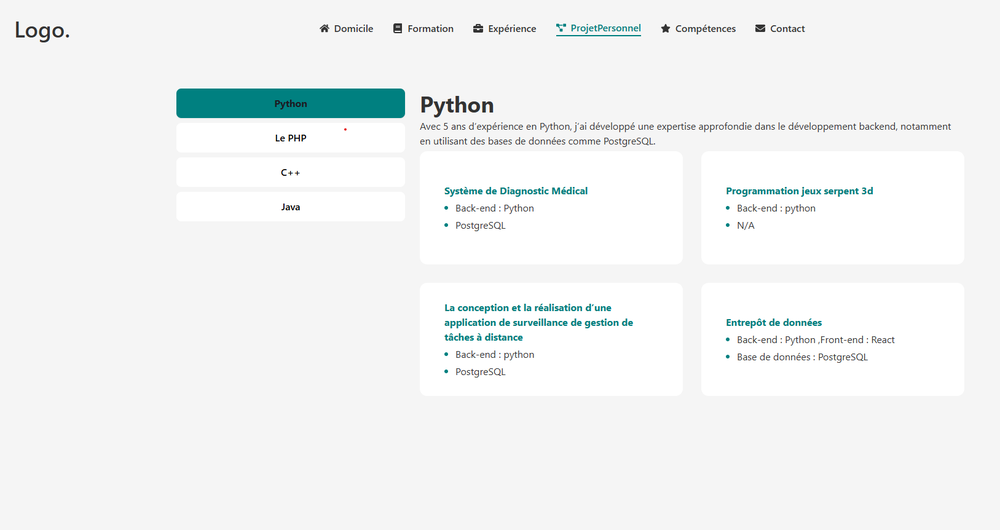
#> input picture maquette.png, 1000 x 530 px, shrunk from 1627 x 862 before the run
$ python generate.py
#> lines starting #> are read from the running program, lines starting #| are printed output that depends on the picture; after the words box and inside, x2 and y2 are one past the last pixel; in counts of white or black regions, pixels touching at a corner belong together
import cv2
import pytesseract

# Charger l'image de la maquette
image = cv2.imread('maquette.png')
#> image is the input picture: shape (530, 1000, 3); mean B, G, R 243.8, 243.8, 241.5

# Utiliser OpenCV pour détecter des contours (par exemple, pour trouver des boutons)
gray = cv2.cvtColor(image, cv2.COLOR_BGR2GRAY)
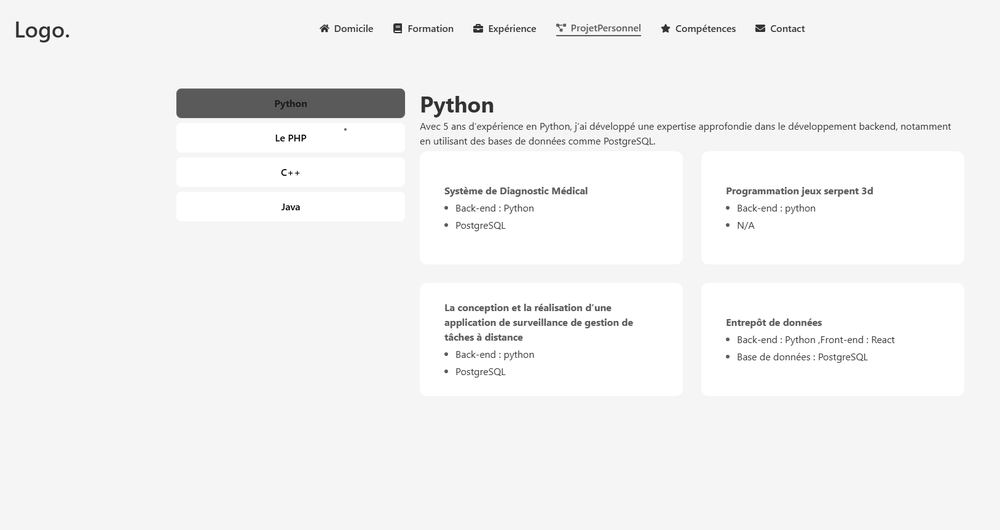
#> gray: shape (530, 1000); min 1, max 255, mean 243.1
blurred = cv2.GaussianBlur(gray, (5, 5), 0)
edged = cv2.Canny(blurred, 50, 150)
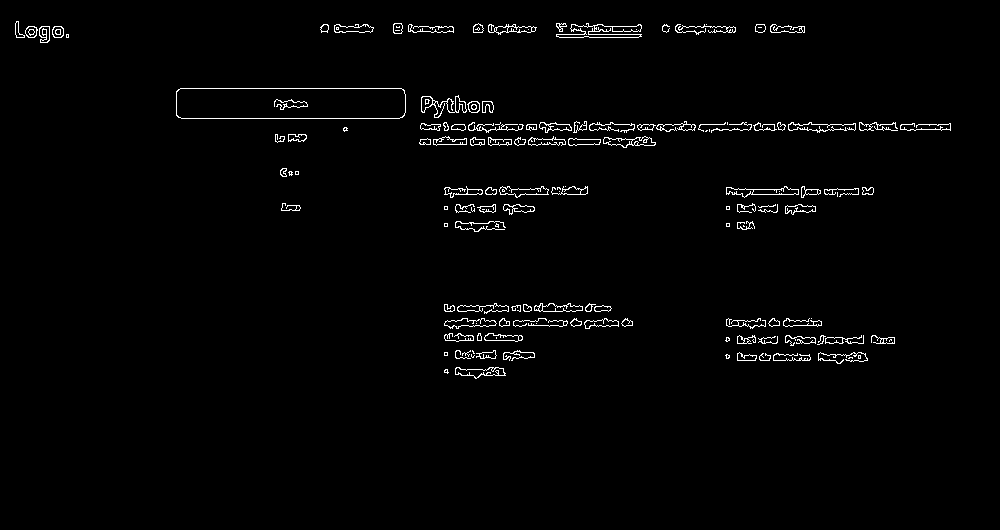
#> edged: shape (530, 1000); 1.7% white in thin lines or dots, all inside (x1, y1, x2, y2) = (15, 21, 951, 379)

# Trouver les contours des éléments
contours, _ = cv2.findContours(edged.copy(), cv2.RETR_EXTERNAL, cv2.CHAIN_APPROX_SIMPLE)
#> contours = 133 contours, 56 with area under 20; largest, box (x1, y1, x2, y2) and area: (176, 88, 406, 119) 6838, (556, 23, 642, 38) 533, (726, 186, 799, 198) 387, (455, 367, 506, 379) 324, (603, 136, 656, 148) 323

# Dessiner les contours détectés
for contour in contours:
    cv2.drawContours(image, [contour], -1, (0, 255, 0), 2)
#> this loop made 133 passes
#> contour on passes 4, 11, 27, 29, 46, 47, 49, 53, 54: [[858, 355], [858, 358], [860, 358], [860, 355]], [[444, 352], [444, 355], [447, 355], [447, 352]], [[536, 323]], [[811, 318]], [[743, 225], [743, 226], [744, 226]], [[726, 223], [726, 226], [729, 226], [729, 223]], [[444, 223], [444, 226], [447, 226], [447, 223]], [[726, 206], [726, 209], [729, 209], [729, 206]], [[444, 206], [444, 209], [447, 209], [447, 206]]
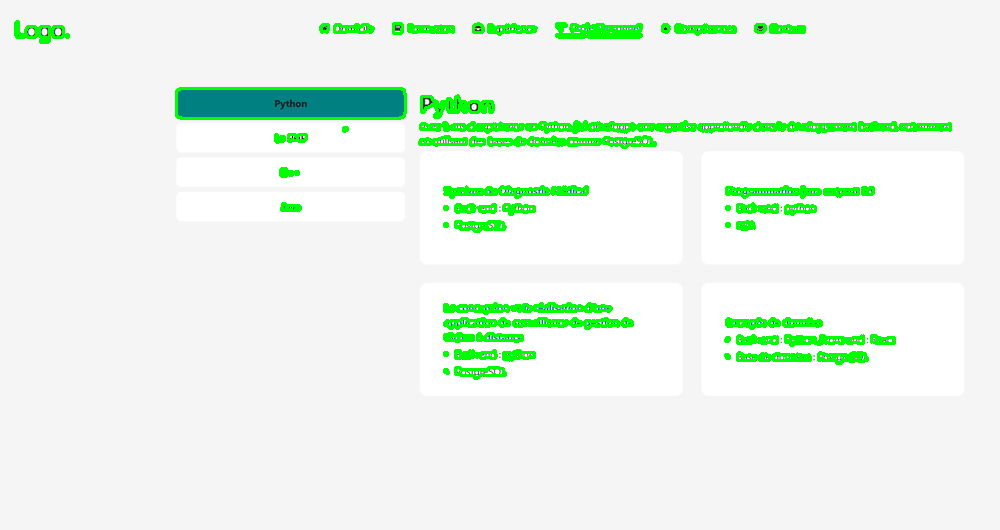
#> image: shape (530, 1000, 3); 4.71% of pixels changed, all inside (x1, y1, x2, y2) = (14, 20, 952, 380)

# Afficher l'image avec les contours détectés
cv2.imshow('UI Elements', image)
cv2.waitKey(0)
cv2.destroyAllWindows()

# Utiliser Tesseract pour la reconnaissance de texte (pytesseract doit être installé)
#> (the run stopped early here; a loop or call above may not have finished)
